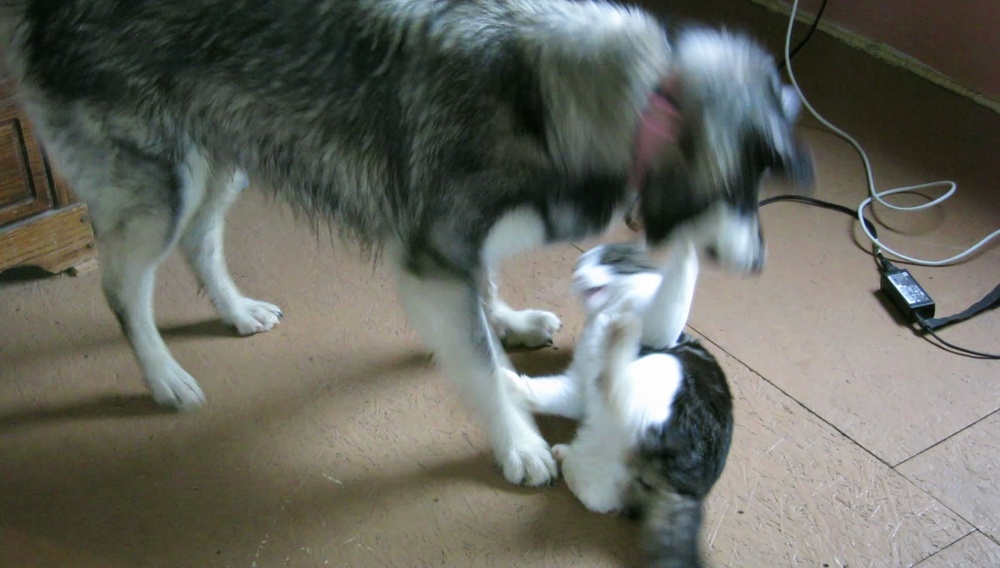
#> input picture Task2/stitching/dog_a.jpg, 1000 x 568 px, shrunk from 1920 x 1090 before the run
$ python task_4_1.py
#> lines starting #> are read from the running program, lines starting #| are printed output that depends on the picture
import cv2
import matplotlib.pyplot as plt

img1 = cv2.imread('./stitching/dog_a.jpg', cv2.IMREAD_GRAYSCALE)
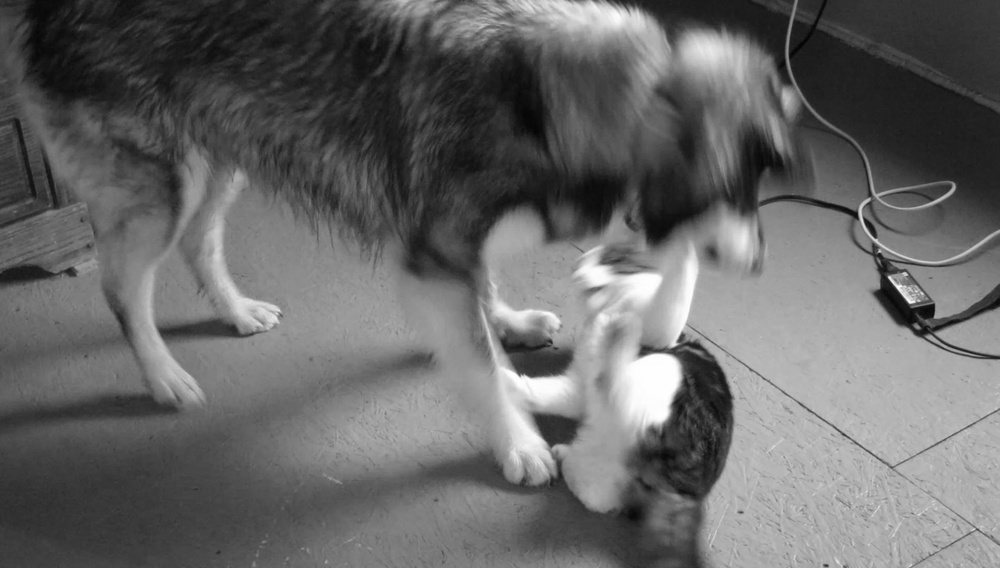
#> img1: shape (568, 1000); min 4, max 255, mean 103.2
img2 = cv2.imread('./stitching/dog_b.jpg', cv2.IMREAD_GRAYSCALE)
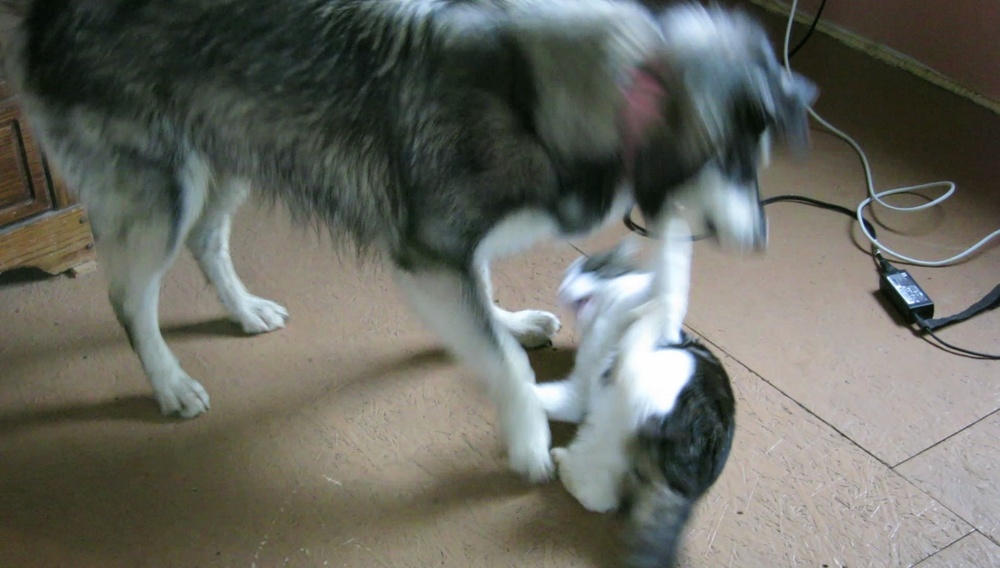
#> input picture Task2/stitching/dog_b.jpg, 1000 x 568 px, shrunk from 1920 x 1090 before the run
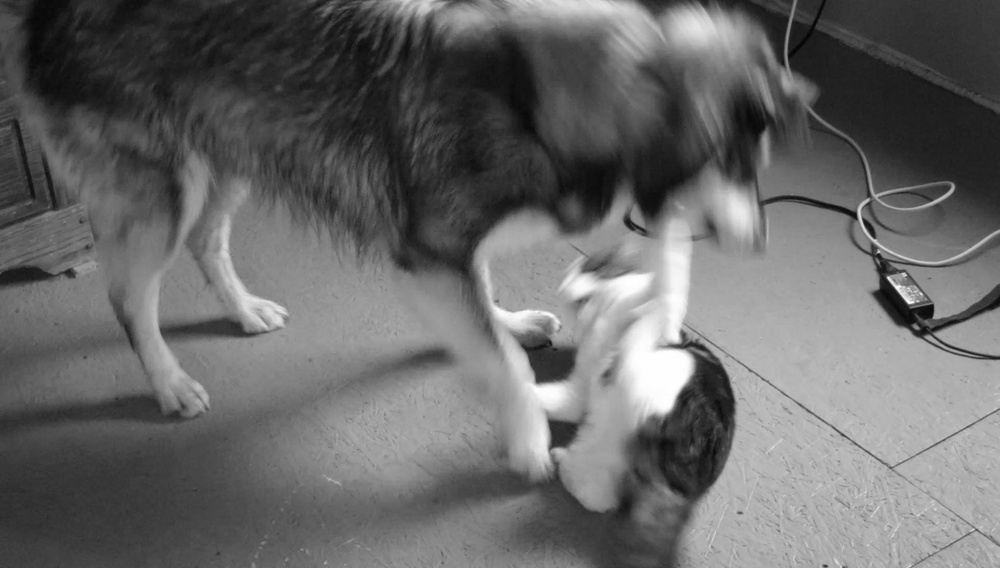
#> img2: shape (568, 1000); min 3, max 255, mean 104.2

corners1 = cv2.goodFeaturesToTrack(img1, 100, 0.05, 10)
#> corners1 = 100 rows, first 8: [888, 276], [878, 251], [906, 274], [827, 565], [519, 375], [933, 304], [935, 317], [975, 529]
corners2 = cv2.goodFeaturesToTrack(img2, 100, 0.05, 10)
#> corners2 = 96 rows, first 8: [888, 277], [877, 252], [905, 275], [823, 565], [932, 305], [869, 199], [933, 318], [975, 529]

pts, status, errors = cv2.calcOpticalFlowPyrLK(
    img1, img2, corners1, None, winSize=(15, 15), maxLevel=5,
    criteria=(cv2.TERM_CRITERIA_EPS | cv2.TERM_CRITERIA_COUNT, 10, 0.03))
#> pts = 100 rows, first 8: [887, 276.5], [877, 251.5], [905.1, 274.4], [824.9, 610.2], [538, 383.8], [932, 304.4], [934, 317.4], [974.2, 529.4]; status = 100 values, max 1 at index 0, min 0 at index 3, mean 0.95; errors = 100 values, max 37.99 at index 45, min 0 at index 3, mean 7.16


good_pts = pts[status == 1]
#> good_pts = 95 pairs, first value 0.49 to 997.2, second value 0.326 to 566.5
tracks = good_pts
#> tracks has the same summary as good_pts

img2 = cv2.cvtColor(img2, cv2.COLOR_GRAY2BGR)
#> img2: shape (568, 1000, 3)
for p in tracks:
    cv2.circle(img2, (p[0], p[1]), 3, (0, 255, 0), -1)
#> this loop made 95 passes
#> p on passes 1 to 12: [887, 276.5], [877, 251.5], [905.1, 274.4], [538, 383.8], [932, 304.4], [934, 317.4], [974.2, 529.4], [869, 198.5], [915.1, 301.5], [874, 237.4], [919.1, 328.4], [679.9, 340.4]
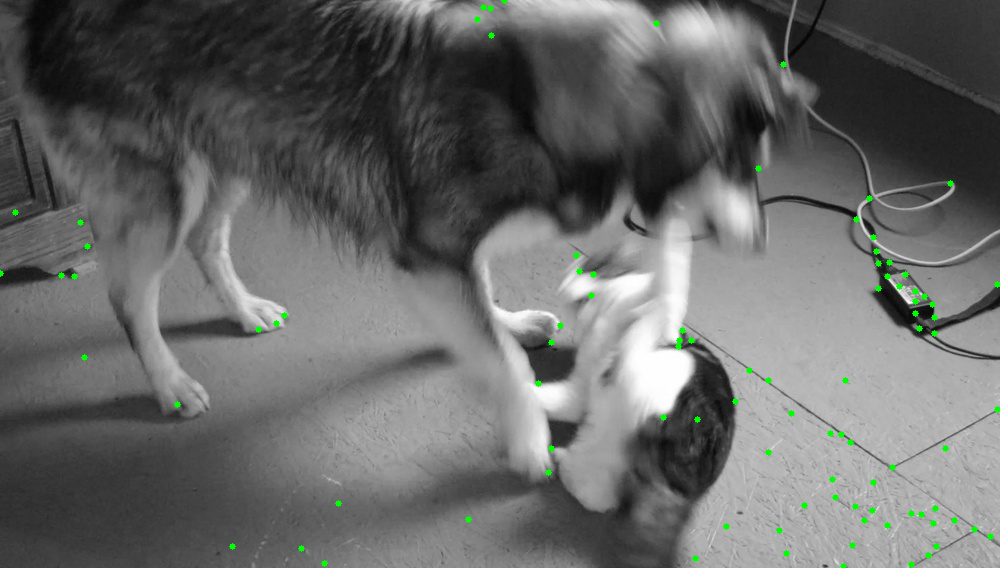
#> img2: shape (568, 1000, 3); mean B, G, R 103.5, 104.8, 103.5

cv2.imshow('frame', img2)
cv2.waitKey()
cv2.destroyAllWindows()
